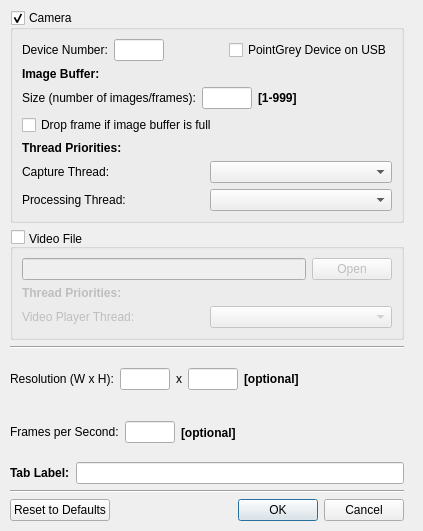
<?xml version="1.0" encoding="UTF-8"?>
<ui version="4.0">
 <class>CameraConnectDialog</class>
 <widget class="QDialog" name="CameraConnectDialog">
  <property name="geometry">
   <rect>
    <x>0</x>
    <y>0</y>
    <width>423</width>
    <height>531</height>
   </rect>
  </property>
  <property name="sizePolicy">
   <sizepolicy hsizetype="Fixed" vsizetype="Fixed">
    <horstretch>0</horstretch>
    <verstretch>0</verstretch>
   </sizepolicy>
  </property>
  <property name="windowTitle">
   <string>Connect to Camera or Open File</string>
  </property>
  <widget class="QWidget" name="layoutWidget">
   <property name="geometry">
    <rect>
     <x>10</x>
     <y>10</y>
     <width>394</width>
     <height>511</height>
    </rect>
   </property>
   <layout class="QVBoxLayout" name="verticalLayout_4">
    <item>
     <widget class="QGroupBox" name="cameraGroupBox">
      <property name="enabled">
       <bool>true</bool>
      </property>
      <property name="autoFillBackground">
       <bool>false</bool>
      </property>
      <property name="title">
       <string>Camera</string>
      </property>
      <property name="checkable">
       <bool>true</bool>
      </property>
      <layout class="QVBoxLayout" name="verticalLayout_6">
       <item>
        <layout class="QHBoxLayout" name="horizontalLayout_2">
         <item>
          <widget class="QLabel" name="label_9">
           <property name="font">
            <font>
             <pointsize>9</pointsize>
             <weight>50</weight>
             <bold>false</bold>
            </font>
           </property>
           <property name="toolTip">
            <string/>
           </property>
           <property name="whatsThis">
            <string>&lt;html&gt;&lt;head/&gt;&lt;body&gt;&lt;p&gt;&lt;span style=&quot; color:#000000;&quot;&gt;Webcams on your PC are numbered, where 0 is normally a built-in webcam&lt;/span&gt;&lt;/p&gt;&lt;/body&gt;&lt;/html&gt;</string>
           </property>
           <property name="text">
            <string>Device Number:</string>
           </property>
          </widget>
         </item>
         <item>
          <widget class="QLineEdit" name="deviceNumberEdit">
           <property name="enabled">
            <bool>true</bool>
           </property>
           <property name="sizePolicy">
            <sizepolicy hsizetype="Fixed" vsizetype="Fixed">
             <horstretch>0</horstretch>
             <verstretch>0</verstretch>
            </sizepolicy>
           </property>
           <property name="minimumSize">
            <size>
             <width>50</width>
             <height>0</height>
            </size>
           </property>
           <property name="maximumSize">
            <size>
             <width>50</width>
             <height>16777215</height>
            </size>
           </property>
           <property name="font">
            <font>
             <pointsize>9</pointsize>
             <weight>50</weight>
             <italic>false</italic>
             <bold>false</bold>
            </font>
           </property>
          </widget>
         </item>
         <item>
          <widget class="QLabel" name="label_devCount">
           <property name="text">
            <string/>
           </property>
          </widget>
         </item>
         <item>
          <widget class="QCheckBox" name="pgDevCheckBox">
           <property name="toolTip">
            <string/>
           </property>
           <property name="whatsThis">
            <string>&lt;html&gt;&lt;head/&gt;&lt;body&gt;&lt;p&gt;&lt;span style=&quot; color:#000000;&quot;&gt;PointGrey and other dc1394 devices are set to device number 0, overriding your built-in webcam. This sets PointGrey to 1.&lt;/span&gt;&lt;/p&gt;&lt;/body&gt;&lt;/html&gt;</string>
           </property>
           <property name="text">
            <string>PointGrey Device on USB</string>
           </property>
          </widget>
         </item>
        </layout>
       </item>
       <item>
        <widget class="QLabel" name="label_3">
         <property name="font">
          <font>
           <pointsize>9</pointsize>
           <weight>75</weight>
           <bold>true</bold>
          </font>
         </property>
         <property name="text">
          <string>Image Buffer:</string>
         </property>
        </widget>
       </item>
       <item>
        <layout class="QHBoxLayout" name="horizontalLayout">
         <item>
          <widget class="QLabel" name="label_2">
           <property name="font">
            <font>
             <pointsize>9</pointsize>
             <weight>50</weight>
             <bold>false</bold>
            </font>
           </property>
           <property name="toolTip">
            <string/>
           </property>
           <property name="statusTip">
            <string/>
           </property>
           <property name="whatsThis">
            <string>&lt;html&gt;&lt;head/&gt;&lt;body&gt;&lt;p&gt;&lt;span style=&quot; color:#000000;&quot;&gt;Frames in buffer so capture framerate doesn't drop while processing.&lt;/span&gt;&lt;/p&gt;&lt;/body&gt;&lt;/html&gt;</string>
           </property>
           <property name="text">
            <string>Size (number of images/frames):</string>
           </property>
          </widget>
         </item>
         <item>
          <widget class="QLineEdit" name="imageBufferSizeEdit">
           <property name="sizePolicy">
            <sizepolicy hsizetype="Minimum" vsizetype="Fixed">
             <horstretch>0</horstretch>
             <verstretch>0</verstretch>
            </sizepolicy>
           </property>
           <property name="minimumSize">
            <size>
             <width>50</width>
             <height>0</height>
            </size>
           </property>
           <property name="maximumSize">
            <size>
             <width>50</width>
             <height>16777215</height>
            </size>
           </property>
           <property name="font">
            <font>
             <pointsize>9</pointsize>
            </font>
           </property>
           <property name="whatsThis">
            <string>&lt;html&gt;&lt;head/&gt;&lt;body&gt;&lt;p&gt;&lt;span style=&quot; color:#000000;&quot;&gt;Frames in buffer so capture framerate doesn't drop while processing.&lt;/span&gt;&lt;/p&gt;&lt;/body&gt;&lt;/html&gt;</string>
           </property>
          </widget>
         </item>
         <item>
          <widget class="QLabel" name="label_4">
           <property name="font">
            <font>
             <pointsize>9</pointsize>
             <weight>75</weight>
             <bold>true</bold>
            </font>
           </property>
           <property name="text">
            <string>[1-999]</string>
           </property>
          </widget>
         </item>
         <item>
          <spacer name="horizontalSpacer_2">
           <property name="orientation">
            <enum>Qt::Horizontal</enum>
           </property>
           <property name="sizeHint" stdset="0">
            <size>
             <width>40</width>
             <height>20</height>
            </size>
           </property>
          </spacer>
         </item>
        </layout>
       </item>
       <item>
        <widget class="QCheckBox" name="dropFrameCheckBox">
         <property name="font">
          <font>
           <pointsize>9</pointsize>
          </font>
         </property>
         <property name="whatsThis">
          <string>&lt;html&gt;&lt;head/&gt;&lt;body&gt;&lt;p&gt;&lt;span style=&quot; color:#000000;&quot;&gt;Enabling this will result in a constant capture rate, therefore some images will be dropped when image buffer is full. Otherwise capture rate will drop to processing rate.&lt;/span&gt;&lt;/p&gt;&lt;/body&gt;&lt;/html&gt;</string>
         </property>
         <property name="text">
          <string>Drop frame if image buffer is full</string>
         </property>
        </widget>
       </item>
       <item>
        <widget class="QLabel" name="label_5">
         <property name="font">
          <font>
           <pointsize>9</pointsize>
           <weight>75</weight>
           <bold>true</bold>
          </font>
         </property>
         <property name="text">
          <string>Thread Priorities:</string>
         </property>
        </widget>
       </item>
       <item>
        <layout class="QHBoxLayout" name="horizontalLayout_3">
         <item>
          <layout class="QVBoxLayout" name="verticalLayout">
           <item>
            <widget class="QLabel" name="label_6">
             <property name="font">
              <font>
               <pointsize>9</pointsize>
               <weight>50</weight>
               <bold>false</bold>
              </font>
             </property>
             <property name="text">
              <string>Capture Thread:</string>
             </property>
            </widget>
           </item>
           <item>
            <widget class="QLabel" name="label_7">
             <property name="font">
              <font>
               <pointsize>9</pointsize>
               <weight>50</weight>
               <bold>false</bold>
              </font>
             </property>
             <property name="text">
              <string>Processing Thread:</string>
             </property>
            </widget>
           </item>
          </layout>
         </item>
         <item>
          <layout class="QVBoxLayout" name="verticalLayout_2">
           <item>
            <widget class="QComboBox" name="capturePrioComboBox">
             <property name="font">
              <font>
               <pointsize>9</pointsize>
              </font>
             </property>
            </widget>
           </item>
           <item>
            <widget class="QComboBox" name="processingPrioComboBox">
             <property name="font">
              <font>
               <pointsize>9</pointsize>
              </font>
             </property>
            </widget>
           </item>
          </layout>
         </item>
        </layout>
       </item>
      </layout>
     </widget>
    </item>
    <item>
     <widget class="QGroupBox" name="fileGroupBox">
      <property name="enabled">
       <bool>true</bool>
      </property>
      <property name="sizePolicy">
       <sizepolicy hsizetype="Expanding" vsizetype="Fixed">
        <horstretch>0</horstretch>
        <verstretch>0</verstretch>
       </sizepolicy>
      </property>
      <property name="styleSheet">
       <string notr="true"/>
      </property>
      <property name="title">
       <string>Video File</string>
      </property>
      <property name="alignment">
       <set>Qt::AlignBottom|Qt::AlignLeading|Qt::AlignLeft</set>
      </property>
      <property name="flat">
       <bool>false</bool>
      </property>
      <property name="checkable">
       <bool>true</bool>
      </property>
      <property name="checked">
       <bool>false</bool>
      </property>
      <layout class="QVBoxLayout" name="verticalLayout_9">
       <item>
        <layout class="QHBoxLayout" name="horizontalLayout_10">
         <item>
          <widget class="QLineEdit" name="fileSourceEdit">
           <property name="font">
            <font>
             <pointsize>9</pointsize>
            </font>
           </property>
          </widget>
         </item>
         <item>
          <widget class="QPushButton" name="openButton">
           <property name="text">
            <string>Open</string>
           </property>
          </widget>
         </item>
        </layout>
       </item>
       <item>
        <widget class="QLabel" name="label_24">
         <property name="font">
          <font>
           <pointsize>9</pointsize>
           <weight>75</weight>
           <bold>true</bold>
          </font>
         </property>
         <property name="text">
          <string>Thread Priorities:</string>
         </property>
        </widget>
       </item>
       <item>
        <layout class="QHBoxLayout" name="horizontalLayout_13">
         <item>
          <widget class="QLabel" name="label_22">
           <property name="font">
            <font>
             <pointsize>9</pointsize>
             <weight>50</weight>
             <bold>false</bold>
            </font>
           </property>
           <property name="text">
            <string>Video Player Thread:</string>
           </property>
          </widget>
         </item>
         <item>
          <widget class="QComboBox" name="playerPrioComboBox">
           <property name="font">
            <font>
             <pointsize>9</pointsize>
            </font>
           </property>
          </widget>
         </item>
        </layout>
       </item>
      </layout>
     </widget>
    </item>
    <item>
     <widget class="Line" name="line_2">
      <property name="orientation">
       <enum>Qt::Horizontal</enum>
      </property>
     </widget>
    </item>
    <item>
     <layout class="QHBoxLayout" name="horizontalLayout_8">
      <item>
       <widget class="QLabel" name="label_11">
        <property name="font">
         <font>
          <pointsize>9</pointsize>
          <weight>50</weight>
          <bold>false</bold>
         </font>
        </property>
        <property name="whatsThis">
         <string>&lt;html&gt;&lt;head/&gt;&lt;body&gt;&lt;p&gt;&lt;span style=&quot; color:#000000;&quot;&gt;For webcams, please look in your manufacturers handbook if your webcam supports different capture modes. If it does, change values to the exact values the mode supports.&lt;/span&gt;&lt;/p&gt;&lt;/body&gt;&lt;/html&gt;</string>
        </property>
        <property name="text">
         <string>Resolution (W x H):</string>
        </property>
       </widget>
      </item>
      <item>
       <widget class="QLineEdit" name="resWEdit">
        <property name="enabled">
         <bool>true</bool>
        </property>
        <property name="sizePolicy">
         <sizepolicy hsizetype="Fixed" vsizetype="Fixed">
          <horstretch>0</horstretch>
          <verstretch>0</verstretch>
         </sizepolicy>
        </property>
        <property name="minimumSize">
         <size>
          <width>50</width>
          <height>0</height>
         </size>
        </property>
        <property name="maximumSize">
         <size>
          <width>50</width>
          <height>16777215</height>
         </size>
        </property>
        <property name="font">
         <font>
          <pointsize>9</pointsize>
          <weight>50</weight>
          <italic>false</italic>
          <bold>false</bold>
         </font>
        </property>
        <property name="whatsThis">
         <string/>
        </property>
       </widget>
      </item>
      <item>
       <widget class="QLabel" name="label_13">
        <property name="font">
         <font>
          <pointsize>9</pointsize>
          <weight>50</weight>
          <bold>false</bold>
         </font>
        </property>
        <property name="text">
         <string>x</string>
        </property>
       </widget>
      </item>
      <item>
       <widget class="QLineEdit" name="resHEdit">
        <property name="enabled">
         <bool>true</bool>
        </property>
        <property name="sizePolicy">
         <sizepolicy hsizetype="Fixed" vsizetype="Fixed">
          <horstretch>0</horstretch>
          <verstretch>0</verstretch>
         </sizepolicy>
        </property>
        <property name="minimumSize">
         <size>
          <width>50</width>
          <height>0</height>
         </size>
        </property>
        <property name="maximumSize">
         <size>
          <width>50</width>
          <height>16777215</height>
         </size>
        </property>
        <property name="font">
         <font>
          <pointsize>9</pointsize>
          <weight>50</weight>
          <italic>false</italic>
          <bold>false</bold>
         </font>
        </property>
        <property name="whatsThis">
         <string/>
        </property>
       </widget>
      </item>
      <item>
       <widget class="QLabel" name="label_12">
        <property name="font">
         <font>
          <pointsize>9</pointsize>
          <weight>75</weight>
          <bold>true</bold>
         </font>
        </property>
        <property name="text">
         <string>[optional]</string>
        </property>
       </widget>
      </item>
      <item>
       <spacer name="horizontalSpacer_4">
        <property name="orientation">
         <enum>Qt::Horizontal</enum>
        </property>
        <property name="sizeHint" stdset="0">
         <size>
          <width>40</width>
          <height>20</height>
         </size>
        </property>
       </spacer>
      </item>
     </layout>
    </item>
    <item>
     <layout class="QHBoxLayout" name="horizontalLayout_6">
      <item>
       <widget class="QLabel" name="label">
        <property name="sizePolicy">
         <sizepolicy hsizetype="Maximum" vsizetype="Maximum">
          <horstretch>0</horstretch>
          <verstretch>0</verstretch>
         </sizepolicy>
        </property>
        <property name="font">
         <font>
          <pointsize>9</pointsize>
         </font>
        </property>
        <property name="toolTip">
         <string/>
        </property>
        <property name="whatsThis">
         <string>&lt;html&gt;&lt;head/&gt;&lt;body&gt;&lt;p&gt;&lt;span style=&quot; color:#000000;&quot;&gt;Change this when your webcam supports multiple capture modes with different framerate or framerate of video isn't recognized correctly.&lt;/span&gt;&lt;/p&gt;&lt;/body&gt;&lt;/html&gt;</string>
        </property>
        <property name="text">
         <string>Frames per Second:</string>
        </property>
       </widget>
      </item>
      <item>
       <widget class="QLineEdit" name="fpsEdit">
        <property name="sizePolicy">
         <sizepolicy hsizetype="Fixed" vsizetype="Fixed">
          <horstretch>0</horstretch>
          <verstretch>0</verstretch>
         </sizepolicy>
        </property>
        <property name="minimumSize">
         <size>
          <width>50</width>
          <height>0</height>
         </size>
        </property>
        <property name="maximumSize">
         <size>
          <width>50</width>
          <height>16777215</height>
         </size>
        </property>
        <property name="font">
         <font>
          <pointsize>9</pointsize>
         </font>
        </property>
        <property name="whatsThis">
         <string/>
        </property>
       </widget>
      </item>
      <item>
       <widget class="QLabel" name="label_10">
        <property name="font">
         <font>
          <pointsize>9</pointsize>
          <weight>75</weight>
          <bold>true</bold>
         </font>
        </property>
        <property name="text">
         <string>[optional]</string>
        </property>
       </widget>
      </item>
      <item>
       <spacer name="horizontalSpacer">
        <property name="orientation">
         <enum>Qt::Horizontal</enum>
        </property>
        <property name="sizeHint" stdset="0">
         <size>
          <width>40</width>
          <height>20</height>
         </size>
        </property>
       </spacer>
      </item>
     </layout>
    </item>
    <item>
     <layout class="QVBoxLayout" name="verticalLayout_3">
      <item>
       <layout class="QHBoxLayout" name="horizontalLayout_5">
        <item>
         <widget class="QLabel" name="label_8">
          <property name="font">
           <font>
            <pointsize>9</pointsize>
            <weight>75</weight>
            <bold>true</bold>
           </font>
          </property>
          <property name="text">
           <string>Tab Label:</string>
          </property>
         </widget>
        </item>
        <item>
         <widget class="QLineEdit" name="tabLabelEdit">
          <property name="font">
           <font>
            <pointsize>9</pointsize>
           </font>
          </property>
         </widget>
        </item>
       </layout>
      </item>
     </layout>
    </item>
    <item>
     <widget class="Line" name="line">
      <property name="orientation">
       <enum>Qt::Horizontal</enum>
      </property>
     </widget>
    </item>
    <item>
     <layout class="QHBoxLayout" name="horizontalLayout_4">
      <item>
       <widget class="QPushButton" name="resetToDefaultsPushButton">
        <property name="text">
         <string>Reset to Defaults</string>
        </property>
       </widget>
      </item>
      <item>
       <widget class="QDialogButtonBox" name="okCancelBox">
        <property name="orientation">
         <enum>Qt::Horizontal</enum>
        </property>
        <property name="standardButtons">
         <set>QDialogButtonBox::Cancel|QDialogButtonBox::Ok</set>
        </property>
       </widget>
      </item>
     </layout>
    </item>
   </layout>
  </widget>
 </widget>
 <resources/>
 <connections>
  <connection>
   <sender>okCancelBox</sender>
   <signal>accepted()</signal>
   <receiver>CameraConnectDialog</receiver>
   <slot>accept()</slot>
   <hints>
    <hint type="sourcelabel">
     <x>408</x>
     <y>490</y>
    </hint>
    <hint type="destinationlabel">
     <x>204</x>
     <y>159</y>
    </hint>
   </hints>
  </connection>
  <connection>
   <sender>okCancelBox</sender>
   <signal>rejected()</signal>
   <receiver>CameraConnectDialog</receiver>
   <slot>reject()</slot>
   <hints>
    <hint type="sourcelabel">
     <x>408</x>
     <y>490</y>
    </hint>
    <hint type="destinationlabel">
     <x>204</x>
     <y>159</y>
    </hint>
   </hints>
  </connection>
 </connections>
</ui>
